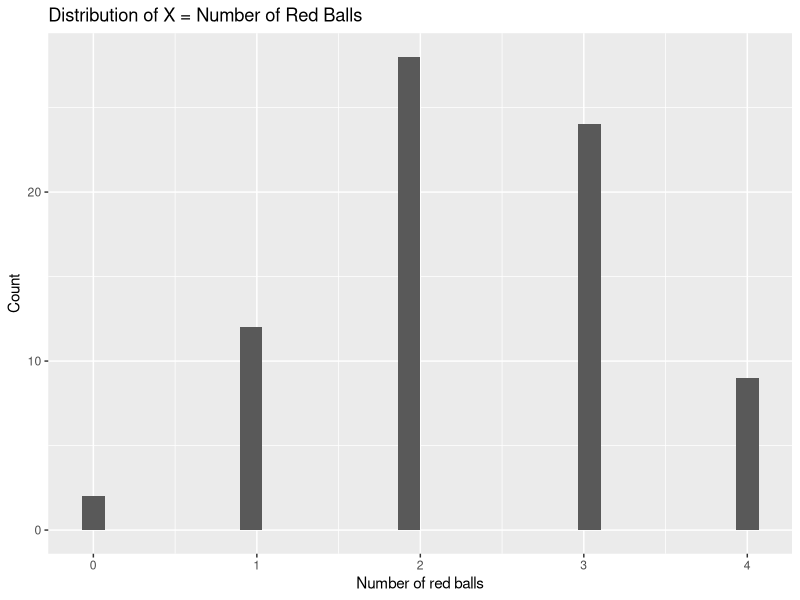

Recreate this plot in R.
library(ggplot2)
library(ggthemes)

games <- 75
balls <- c(1,0,1,0,1)

number_of_red_balls <- vector(mode = "integer", length = games)

for(n in 1:games) {
  s = sample(balls, 4, replace = T)
  number_of_red_balls[n] = sum(s)
}

number_of_red_balls
table(number_of_red_balls)

qplot(number_of_red_balls) + 
  xlab("Number of red balls") + ylab("Count") + 
  ggtitle("Distribution of X = Number of Red Balls")

mean(number_of_red_balls)
